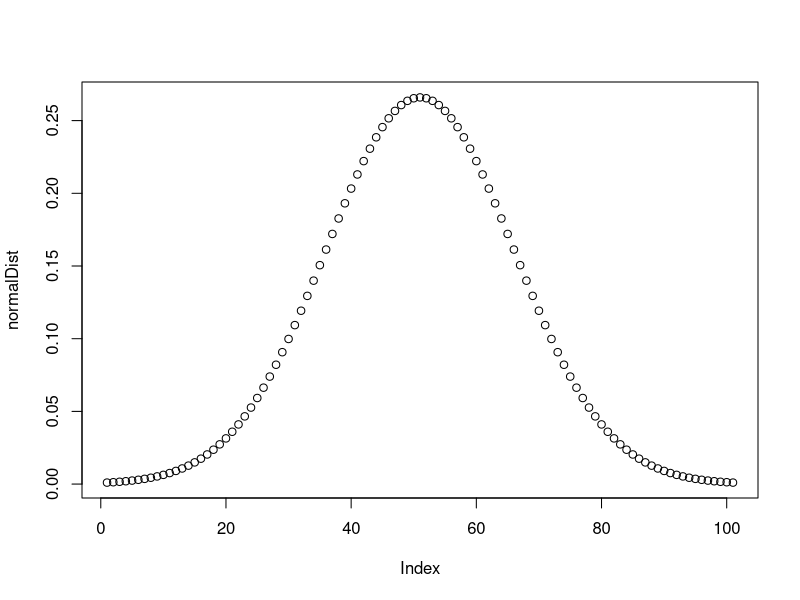

This figure's R source:
#Normal Density Curve
x = seq(-5,5,.1)
normalDist = dnorm(x, 0, 1.5)
plot(normalDist)

#Normal Cumulative Distro
pnorm(310, 527, 105)

#Tucson monsoon
1-(pnorm(4,5.89,2.23)+pnorm(7,5.89,2.23,lower.tail=FALSE))

#Quantiles for the Normal Distro
400+(400-qnorm(.1,400,83))
#probably better way: qnorm(0.9,400,83) or qnorm(0.1,400,83,lower.tail=FALSE)

#Compute first quartile position
qnorm(.25,0,1)

#Math SAT
pnorm(600,500,100)

